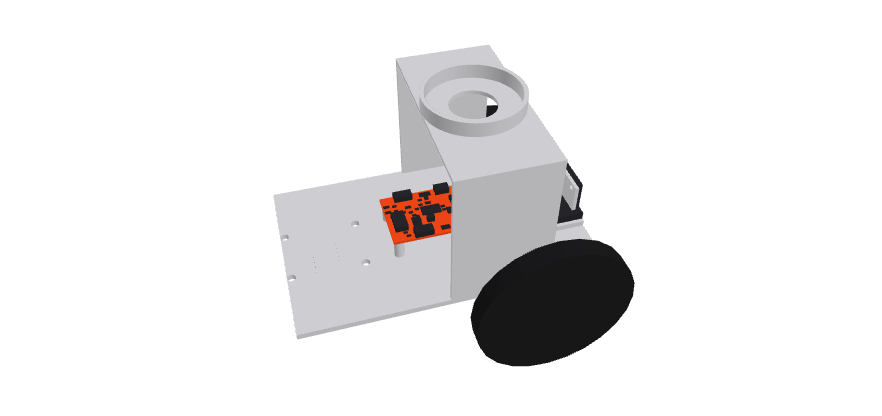
#> input picture examples/eurobot/still.png, 882 x 416 px, given in place of ., which was not available
$ python overview.py out.png ../examples/eurobot/still.png
#> lines starting #> are read from the running program, lines starting #| are printed output that depends on the picture
"""The whole design in one picture (get_pictures overview: true): up to three of a run's pictures side by side, each
fitted into its panel at one height and labelled underneath (the board, the assembly, the motion). Pillow only.

usage: overview.py <out.png> [--row=<title>] <label>=<picture> ... [--row=<title> ...] [--caption=<text>]
a label starting with * marks that panel changed (a red frame and tag); several --row draw rows one above the other
(get_pictures compare: before above after). Writes out.png and prints its name."""

import sys
from pathlib import Path

from PIL import Image, ImageDraw, ImageFont

PANEL = (720, 540)
GAP = 24
LABEL_H = 56
BG = (246, 245, 241)
CARD = (255, 255, 255)
INK = (60, 60, 64)
RULE = (222, 220, 212)


def font(px):
    for name in ("DejaVuSans.ttf", "Arial.ttf", "arial.ttf", "Helvetica.ttc"):
        try:
            return ImageFont.truetype(name, px)
        except OSError:
            continue
    return ImageFont.load_default()


def trim_letterbox(pic):
    """A render on a dark letterbox (KiCad's board.png: the board on black): cropped to what isn't the corners' dark
    colour, with a small margin, so it sits on the panel's light background like the other pictures."""
    corners = [pic.getpixel(c) for c in ((0, 0), (pic.width - 1, 0), (0, pic.height - 1), (pic.width - 1, pic.height - 1))]
    if not all(sum(c) < 60 for c in corners):
        return pic
    mask = pic.convert("L").point(lambda v: 255 if v > 24 else 0)
    box = mask.getbbox()
    if not box:
        return pic
    m = 0  # flush: a margin brought the black back as a frame
    return pic.crop((max(0, box[0] - m), max(0, box[1] - m), min(pic.width, box[2] + m), min(pic.height, box[3] + m)))


MARK = (204, 52, 44)
ROW_HEAD = 46
CAPTION_H = 64


def parse(args):
    """[--row=<title>] label=path ... [--caption=<text>]; a label starting with * marks its panel changed. Without --row:
    one untitled row (the overview); with them: one row per --row (before above after)."""
    rows, caption = [], None
    for arg in args:
        if arg.startswith("--row="):
            rows.append((arg[6:], []))
        elif arg.startswith("--caption="):
            caption = arg[10:]
        else:
            if not rows:
                rows.append((None, []))
            label, _, path = arg.partition("=")
            changed = label.startswith("*")
            if Path(path).exists():
                rows[-1][1].append((label.lstrip("*"), Path(path), changed))
    return [r for r in rows if r[1]], caption


def main():
    if len(sys.argv) < 3:
        print(__doc__, file=sys.stderr)
        sys.exit(2)
    out = Path(sys.argv[1])
    rows, caption = parse(sys.argv[2:])
    if not rows:
        print("overview: none of the pictures exist", file=sys.stderr)
        sys.exit(1)
    cols = max(len(r[1]) for r in rows)
    titled = any(t for t, _ in rows)
    row_h = (ROW_HEAD if titled else 0) + PANEL[1] + LABEL_H + GAP
    w = GAP + cols * (PANEL[0] + GAP)
    h = GAP + len(rows) * row_h + (CAPTION_H if caption else 0)
    img = Image.new("RGB", (w, h), BG)
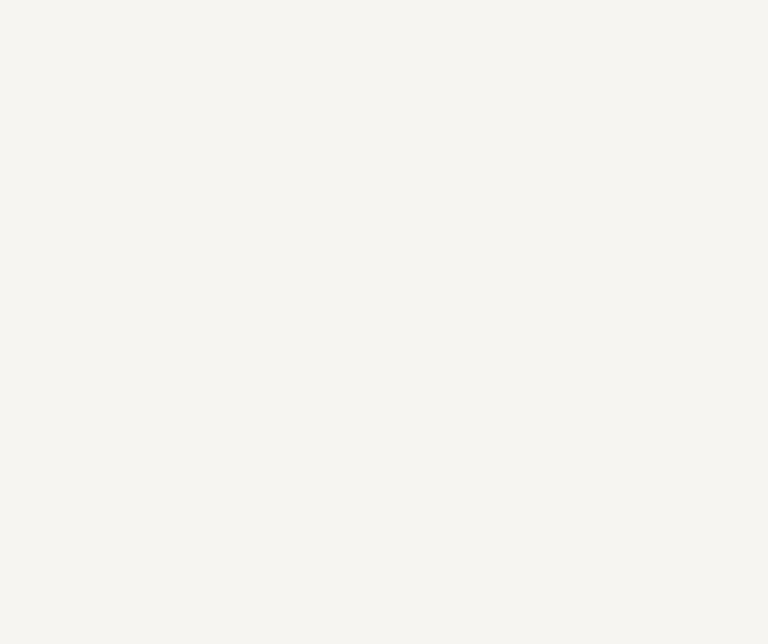
#> img: PIL image 768x644 RGB; mean R, G, B 246, 245, 241
    d = ImageDraw.Draw(img)
    f, fb = font(26), font(30)
    for r, (title, panels) in enumerate(rows):
        y0 = GAP + r * row_h
        if title:
            d.text((GAP, y0 + 4), title, fill=INK, font=fb)
            y0 += ROW_HEAD
        for i, (label, path, changed) in enumerate(panels):
            x0 = GAP + i * (PANEL[0] + GAP)
            d.rectangle([x0, y0, x0 + PANEL[0], y0 + PANEL[1] + LABEL_H], fill=CARD, outline=MARK if changed else RULE, width=6 if changed else 2)
            pic = trim_letterbox(Image.open(path).convert("RGB"))
#> in trim_letterbox, `corners = [pic.getpixel(c) for c in ((0, 0), (pic.width - 1, 0), (0, p..`: corners = [(255, 255, 255), (255, 255, 255), (255, 255, 255), (255, 255, 255)]
#> pic is the input picture: PIL image 882x416 RGB; mean R, G, B 236, 235.2, 235.6
            pic.thumbnail((PANEL[0] - 16, PANEL[1] - 16), Image.LANCZOS)
#> pic: PIL image 704x332 RGB
            img.paste(pic, (x0 + (PANEL[0] - pic.width) // 2, y0 + (PANEL[1] - pic.height) // 2))
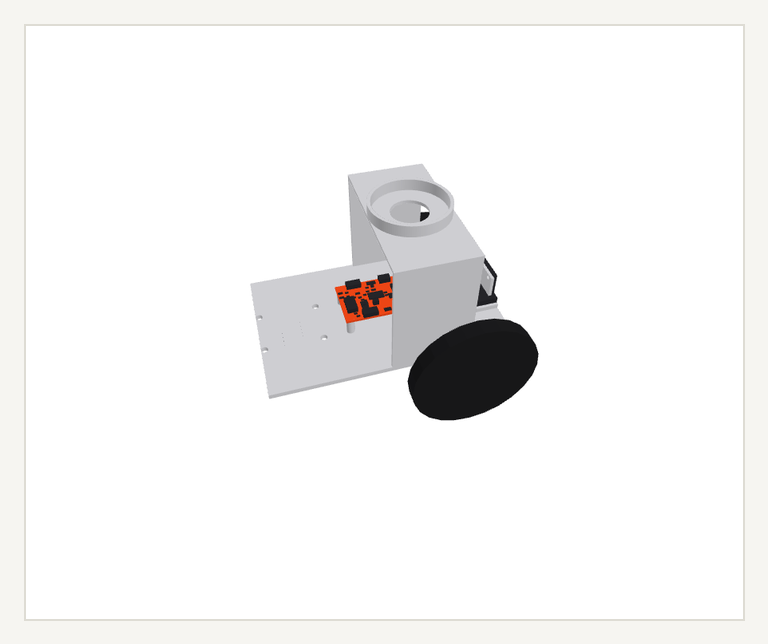
#> img: PIL image 768x644 RGB; mean R, G, B 244.5, 244, 243.5
            d.line([x0, y0 + PANEL[1], x0 + PANEL[0], y0 + PANEL[1]], fill=MARK if changed else RULE, width=2)
            d.text((x0 + 18, y0 + PANEL[1] + 14), label, fill=INK, font=f)
            if changed:
                tag = "changed"
                tw = d.textlength(tag, font=f)
                d.rectangle([x0 + PANEL[0] - tw - 34, y0 + 12, x0 + PANEL[0] - 12, y0 + 52], fill=MARK)
                d.text((x0 + PANEL[0] - tw - 23, y0 + 17), tag, fill=(255, 255, 255), font=f)
    if caption:
        d.text((GAP, h - CAPTION_H + 12), caption, fill=INK, font=f)
    out.parent.mkdir(parents=True, exist_ok=True)
    img.save(out, optimize=True)
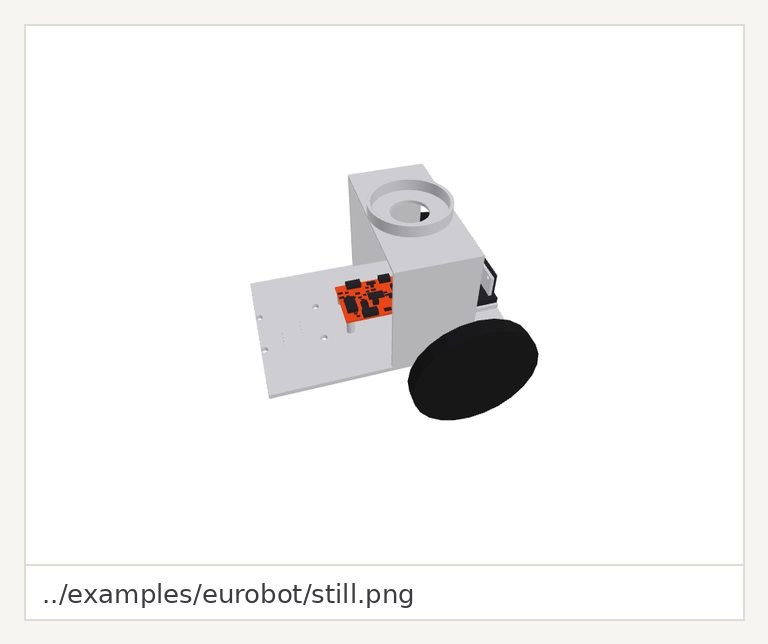
#> saved as out.png: PIL image 768x644 RGB; mean R, G, B 243.6, 243.1, 242.7
    print(out.name)


if __name__ == "__main__":
    main()
